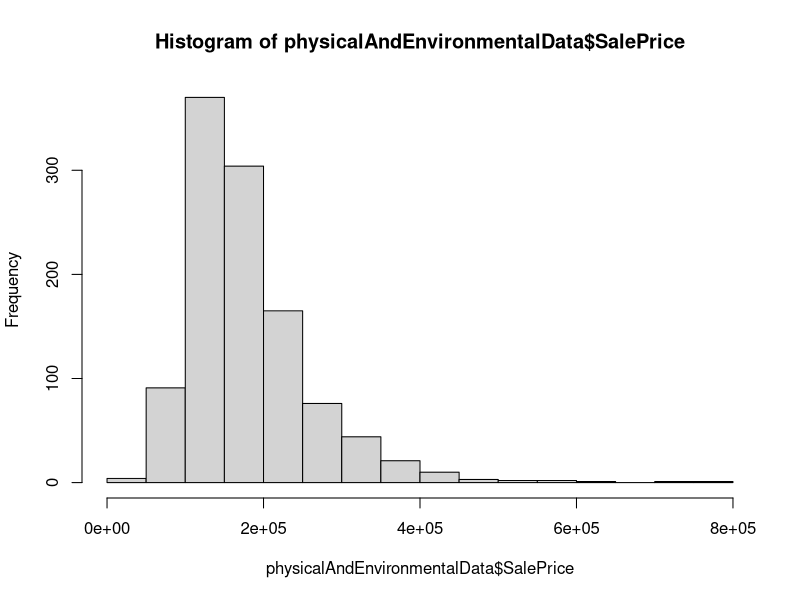
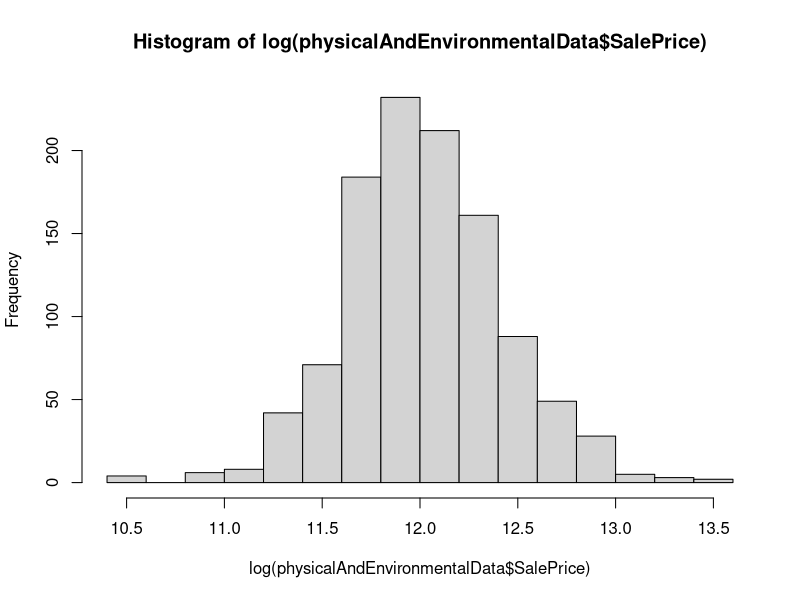
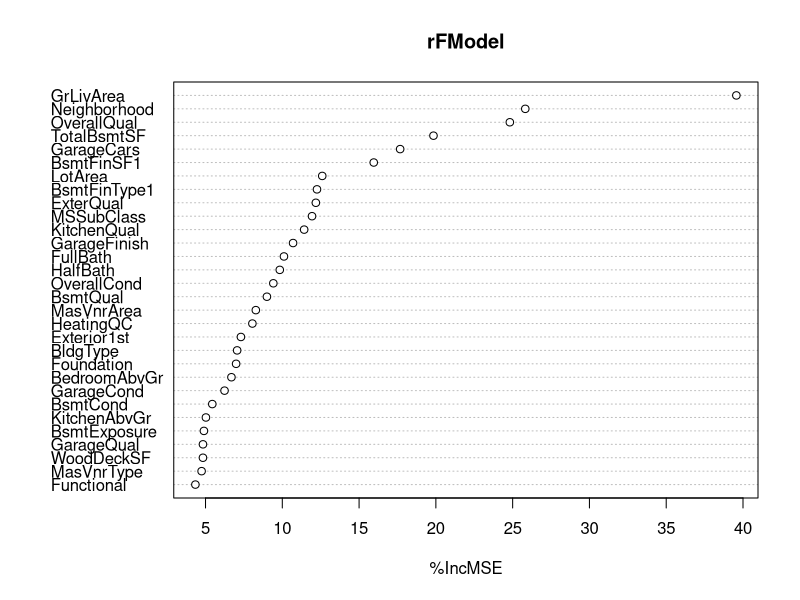
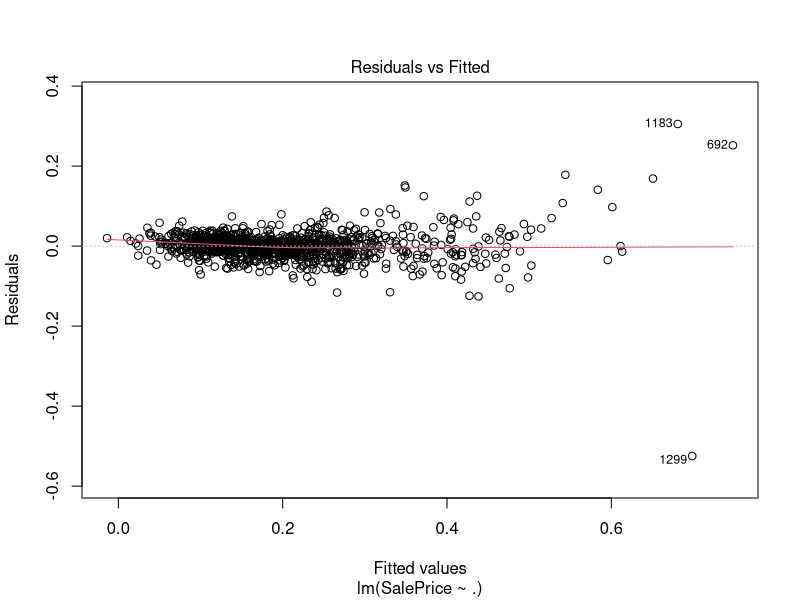
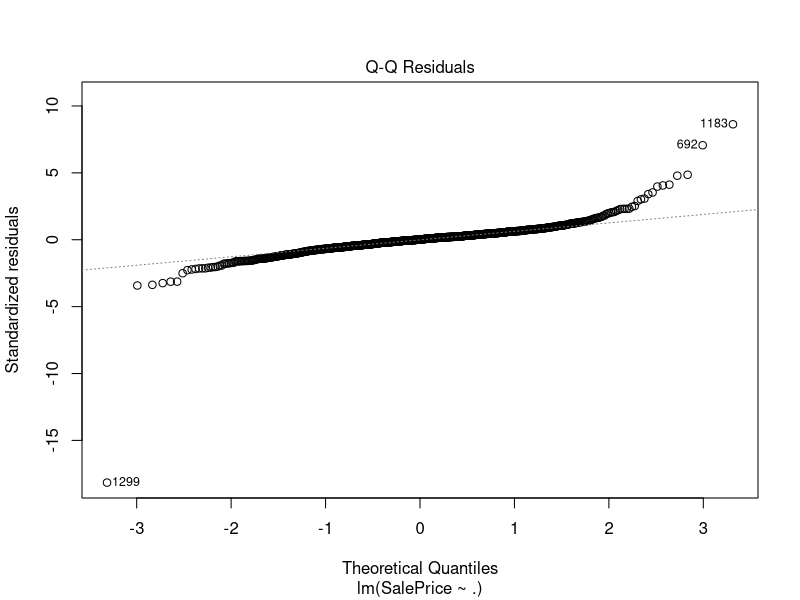
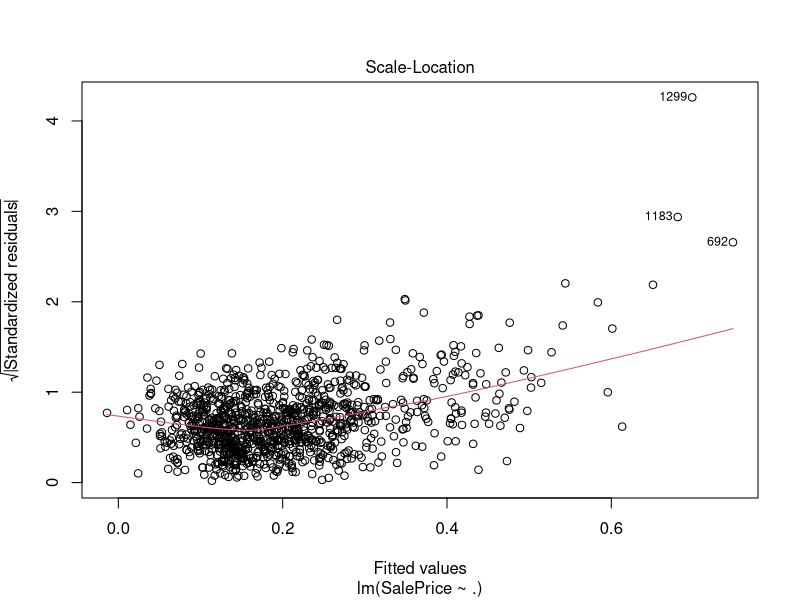
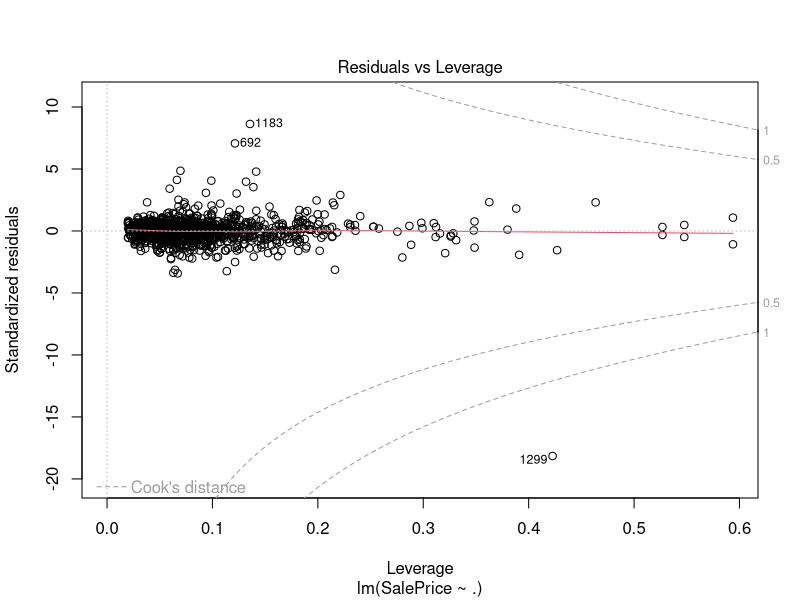
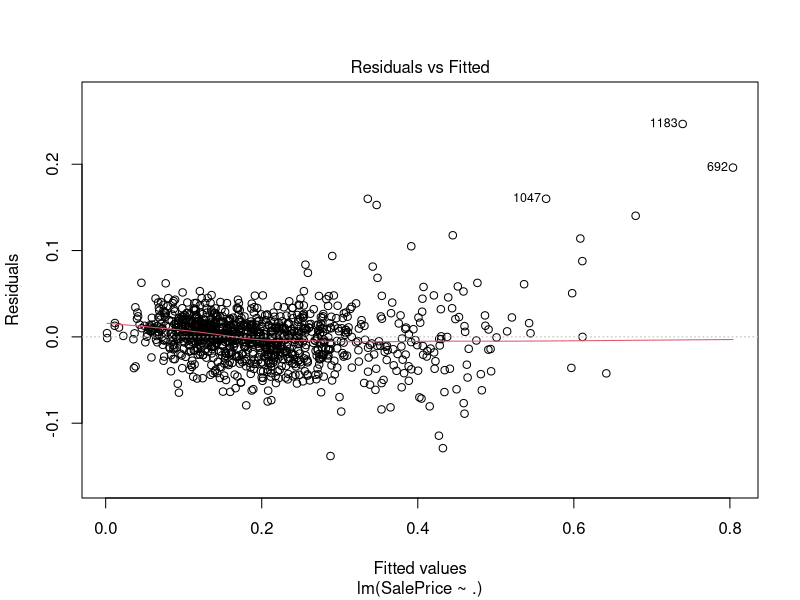

Write the R code that produced these figures, in order.
# To run this file you:
#1. You need to ensure that train.csv is in the scripts folder
#2. Run Joining Environmental Datasets to Housing.ipynb which creates 'PhysicalAndEnvironmental.csv'
#3. You can now run this file. (I left the plot(<model name>) commented out since it can cause weird behavior sometimes)
#4. The output for all future processing of the "chosen variables" is in ProcessedVariablesToFit.csv
#4b. The output is saved in this directory

if (!require(dplyr)) install.packages("dplyr")
if (!require(randomForest)) install.packages("randomForest")
if (!require(car)) install.packages("car")
library(dplyr)
library(randomForest)
library(car)
# Load the combined dataset
physicalAndEnvironmentalDataOriginal <- read.csv("PhysicalAndEnvironmental.csv")

physicalAndEnvironmentalData <- physicalAndEnvironmentalDataOriginal

# Split the data
# Set seed for reproducibility
set.seed(123456789)       
inSampleInd <- sample(c(1:1460), size=floor(1460*.75), replace =F)
# Load testData*
testData <- physicalAndEnvironmentalData[-inSampleInd,]
# Set training data
physicalAndEnvironmentalData <- physicalAndEnvironmentalData[inSampleInd,]

# Handle Empty/Missing Data
physicalAndEnvironmentalData <- physicalAndEnvironmentalData %>% 
  # For Lot Frontage if don't have set to 0 as opposed to NA this is numerical
  transform(LotFrontage = ifelse(is.na(LotFrontage), 0, LotFrontage)) %>%
  # For Garage Year Built set 0 for missing values(maybe set categorical?)
  # transform(GarageYrBlt = ifelse(is.na(GarageYrBlt), 0, GarageYrBlt)) %>%
  # For MasVnrArea set 0 for missing values this is numerical
  transform(MasVnrArea = ifelse(is.na(MasVnrArea), 0, MasVnrArea)) 

#Filter test data*
testData <- testData %>% 
  # For Lot Frontage if don't have set to 0 as opposed to NA this is numerical
  transform(LotFrontage = ifelse(is.na(LotFrontage), 0, LotFrontage)) %>%
  # For Garage Year Built set 0 for missing values(maybe set categorical?)
  # transform(GarageYrBlt = ifelse(is.na(GarageYrBlt), 0, GarageYrBlt)) %>%
  # For MasVnrArea set 0 for missing values this is numerical
  transform(MasVnrArea = ifelse(is.na(MasVnrArea), 0, MasVnrArea)) 


# Remove the id column
physicalAndEnvironmentalData <- subset (physicalAndEnvironmentalData, select = -c(Id))

# Remove the id column from test data*
testData <- subset (testData, select = -c(Id))

# Convert some numerical columns to factors where appropriate
physicalAndEnvironmentalData <- physicalAndEnvironmentalData %>% 
  # The year the home was built should be a factor
  transform(YearBuilt = as.factor(YearBuilt)) %>%
  # The year the home was remodeled should be a factor
  transform(YearRemodAdd = as.factor(YearRemodAdd)) %>%
  # The year garage was built should be a factor
  transform(GarageYrBlt = ifelse(is.na(GarageYrBlt), "None", GarageYrBlt)) %>%
  transform(GarageYrBlt = as.factor(GarageYrBlt)) %>%
  # The month sold should be 1 - 12 so turn to a factor
  transform(MoSold = as.factor(MoSold)) %>%
  # The year sold should be a factor
  transform(YrSold = as.factor(YrSold))
  
# Convert some numerical columns to factors where appropriate (for test data)
testData <- testData %>% 
  # The year the home was built should be a factor
  transform(YearBuilt = as.factor(YearBuilt)) %>%
  # The year the home was remodeled should be a factor
  transform(YearRemodAdd = as.factor(YearRemodAdd)) %>%
  # The year garage was built should be a factor
  transform(GarageYrBlt = ifelse(is.na(GarageYrBlt), "None", GarageYrBlt)) %>%
  transform(GarageYrBlt = as.factor(GarageYrBlt)) %>%
  # The month sold should be 1 - 12 so turn to a factor
  transform(MoSold = as.factor(MoSold)) %>%
  # The year sold should be a factor
  transform(YrSold = as.factor(YrSold))

hist(physicalAndEnvironmentalData$SalePrice)
hist(log(physicalAndEnvironmentalData$SalePrice))

# Create factors out of the char types
counter = 1
columnNames <- colnames(physicalAndEnvironmentalData) 
for (columnType in sapply(physicalAndEnvironmentalData, class)) {
  if (columnType == "character")
  {
    physicalAndEnvironmentalData[, c(columnNames[counter])] <- as.factor(physicalAndEnvironmentalData[, c(columnNames[counter])])
    testData[, c(columnNames[counter])] <- as.factor(testData[, c(columnNames[counter])])
    
  }
  counter = counter + 1
}

physicalAndEnvironmentalDataWithoutScaling <- physicalAndEnvironmentalData

# Now scale numerical/integer data types
counter = 1
columnNames <- colnames(physicalAndEnvironmentalData) 
for (columnType in sapply(physicalAndEnvironmentalData, class)) {
  if (columnType == "integer" || columnType == "numeric")
  {
    minTrain <- min(physicalAndEnvironmentalData[, c(columnNames[counter])])
    maxTrain <- max(physicalAndEnvironmentalData[, c(columnNames[counter])])
    minTest <- min(testData[, c(columnNames[counter])])
    maxTest <- max(testData[, c(columnNames[counter])])
    
    physicalAndEnvironmentalData[, c(columnNames[counter])] <- (physicalAndEnvironmentalData[, c(columnNames[counter])] - minTrain)/ (maxTrain - minTrain)
    testData[, c(columnNames[counter])] <- (testData[, c(columnNames[counter])] - minTest)/ (maxTest - minTest)
    
  }
  counter = counter + 1
}

# Fit Stepwise Regression in order to get the best model (by adding and then removing features)
no_feature_model <- lm(SalePrice ~ 1 , physicalAndEnvironmentalData)
all_feature_model <- lm(SalePrice ~ . , physicalAndEnvironmentalData)

stepwiseModel <- step(no_feature_model, direction="both", scope = formula(all_feature_model), trace = 0)
stepwiseModel$anova
stepwiseModel$coefficients

trimmedSetOfCoefficients <- c("OverallQual", "Neighborhood", "GrLivArea", "BsmtQual",
                              "RoofMatl", "BsmtFinSF1", "MSSubClass", "BsmtExposure",
                              "KitchenQual", "PoolQC", "LotArea", "SaleCondition",
                              "OverallCond", "TotalBsmtSF", "GarageCars", "ExterQual",
                              "Functional", "BldgType", "BedroomAbvGr", "BsmtCond",
                              "LandSlope", "MasVnrArea", "Foundation", "BsmtFinSF2",
                              "Street", "KitchenAbvGr", "Condition1","Exterior1st",
                              "GarageQual", "LandContour", "BsmtFinType1", "LotConfig", 
                              "YrSold", "LowQualFinSF", "GarageCond",  "WoodDeckSF",
                              "RoofStyle", "FullBath", "GarageFinish", "HeatingQC",
                              "HalfBath", "MasVnrType", "SalePrice")  

# This takes us from 85 to 42 variables
swRFilteredVariables <- physicalAndEnvironmentalData[, trimmedSetOfCoefficients]

# Fit the linear model derived by stepwise regression
linearModelByStepWise <- lm(SalePrice ~., data = swRFilteredVariables)
options(max.print=2000)
summary(linearModelByStepWise)
#plot(linearModelByStepWise)
#Multiple R-squared:  0.9455,	Adjusted R-squared:  0.937 

# Fit Random Forest Model to get importance scores
rFModel <- randomForest(SalePrice ~ ., data = physicalAndEnvironmentalDataWithoutScaling[, trimmedSetOfCoefficients], importance = TRUE)
varImpPlot(rFModel, type = 1)

# From R Documentation:
#Here are the definitions of the variable importance measures. 
# See here to get importance measures explanation: https://www.rdocumentation.org/packages/randomForest/versions/4.6-14/topics/importance
# This takes us from 47 to 30 variables (order of importance is descending)

randomForestImportanceFactors <- c("GrLivArea", "Neighborhood", "OverallQual",
                                   "TotalBsmtSF","GarageCars", "BsmtFinSF1",
                                   "LotArea", "BsmtFinType1", "ExterQual",
                                   "MSSubClass", "KitchenQual","GarageFinish", 
                                   "FullBath", "HalfBath", "OverallCond", 
                                   "BsmtQual", "MasVnrArea","HeatingQC",
                                   "Exterior1st",  "BldgType", "Foundation",
                                   "BedroomAbvGr", "GarageCond", "BsmtCond", 
                                   "KitchenAbvGr", "BsmtExposure","GarageQual",
                                   "WoodDeckSF", "MasVnrType", "Functional",
                                   "SalePrice")

rTreeFilteredVariables <- swRFilteredVariables[,randomForestImportanceFactors]

# Fit a linear model (first attempt)
linearModel <- lm(SalePrice ~ ., data = rTreeFilteredVariables)
options(max.print=2000)
summary(linearModel)
plot(linearModel)

# Find leverage points
cooks <-cooks.distance(linearModel)
which(cooks> 1) 
# points cooks complains about are 1299, 1076
# points remove as outliers 692, 1183

# Refit linear model
rTreeFilteredVariables <- rTreeFilteredVariables[-c(1299, 1076, 692, 1183),]
linearModel <- lm(SalePrice ~ ., data = rTreeFilteredVariables)
options(max.print=2000)
summary(linearModel)
plot(linearModel)
# Multiple R-squared:  0.9293,	Adjusted R-squared:  0.9217 

factorsFromRegression <- c("GrLivArea", "Neighborhood","OverallQual", "TotalBsmtSF",
                           "GarageCars", "BsmtFinSF1", "LotArea", "ExterQual",
                           "KitchenQual", "OverallCond", "BedroomAbvGr", "Functional",
                            "SalePrice")
# remove BsmtQual due to BsmtQualTA not getting fit
# remove BsmtCond due to BsmtCondTA not getting fit
# remove BsmtExposure due to BsmtExposureNo not getting fit
# remove GarageCond due to GarageCondTA not getting fit
# remove GarageQual due to GarageQualTA not getting fit

factorsForVif <-  c("GrLivArea", "Neighborhood","OverallQual", "TotalBsmtSF",
                    "GarageCars", "BsmtFinSF1", "LotArea", "ExterQual",
                    "KitchenQual", "OverallCond", "BedroomAbvGr", "Functional")

linearModeFinalForCheckingVif <- lm(GrLivArea ~ ., data = rTreeFilteredVariables[, factorsForVif])
summary(linearModeFinalForCheckingVif)
# Check that all GVIF^(1/(2*Df)) < 2 (for multilinearity:
vif(linearModeFinalForCheckingVif)
# No multicolinearity

originalDatasetToSave <- physicalAndEnvironmentalDataOriginal[, factorsFromRegression]
write.csv(originalDatasetToSave, "ProcessedVariablesToFit.csv")


# Test Linear-Linear
selectedVariableDf <- rTreeFilteredVariables[, factorsFromRegression]
head(selectedVariableDf)
linearModel <- lm(SalePrice ~ ., data = selectedVariableDf)
summary(linearModel)
# Multiple R-squared:  0.8971,	Adjusted R-squared:  0.8928 


plot(linearModel)

inSampleMSE <- sum((predict(linearModel, selectedVariableDf) - selectedVariableDf[, c("SalePrice")])^2)
inSampleMSE
# 1.385887
1.385887/1093 #0.001267966
testDataForTesting <- testData[, factorsFromRegression]
outSampleMSE <- sum((predict(linearModel, testDataForTesting) - testDataForTesting[, c("SalePrice")])^2)
outSampleMSE
# 2.115716
2.115716/365 #0.005796482

# Test log linear model
selectedVariableDf <- rTreeFilteredVariables[, factorsFromRegression]
selectedVariableDf <- selectedVariableDf %>%
  transform(SalePrice = log(SalePrice + abs(min(SalePrice)) + 1))

logLinModel <- lm(SalePrice ~ ., data = selectedVariableDf)
summary(logLinModel)
plot(logLinModel)
# Not bad fit
# Multiple R-squared:  0.912,	Adjusted R-squared:  0.9084  

inSampleMSE <- sum((predict(logLinModel, selectedVariableDf) - selectedVariableDf[, c("SalePrice")])^2)
inSampleMSE
# In Sample 0.7185694

# Average Error per Point
0.7185694/1093
# 0.0006574285
# Attempt at for testData
testDataForTesting <- testData[, factorsFromRegression]
testDataForTesting <- testDataForTesting %>%
  transform(SalePrice = log(SalePrice + abs(min(SalePrice)) + 1))

outSampleMSE <- sum((predict(logLinModel, testDataForTesting) - testDataForTesting[, c("SalePrice")])^2)
outSampleMSE
# MSE 1.136829
1.136829/365
#0.003114
